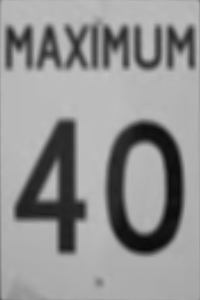
//> input picture Image Classification/Classify Sign/speed_40.bmp, 200 x 300 px
$ ./classify_sign   (built with g++ and OpenCV 4)
//> lines starting //> are read from the running program, lines starting //| are printed output that depends on the picture; after the words box and inside, x2 and y2 are one past the last pixel; in counts of white or black regions, pixels touching at a corner belong together
/*
 * Danen Van De Ven
 * 100820351
 * COMP 4102 - Assignment 2
 * March 1, 2016
 */

#include "opencv2/core/core.hpp"
#include "opencv2/highgui/highgui.hpp"
#include "opencv2/imgproc/imgproc.hpp"

#include <iostream>

using namespace cv;
using namespace std;

#define NO_MATCH 0
#define STOP_SIGN 1
#define SPEED_LIMIT_40_SIGN 2
#define SPEED_LIMIT_80_SIGN 3

static double angle(Point pt1, Point pt2, Point pt0);

int main(int argc, char* argv[]) {
    bool is_speed_sign = true;

    int canny_thresh = 154;
    int sign_recog_result = NO_MATCH;

    Mat src,
        src_gray, canny_edges,
        drawing,
        speed_80, speed_40,
        perspective_matrix, perspective_output, perspective_output_gray;

    Point2f perspective_inputQuad[4], perspective_outputQuad[4];

    Scalar color_blue = Scalar(255, 0, 0);
    Scalar color_green = Scalar(0, 255, 0);
    Scalar color_red = Scalar(0, 0, 255);

    vector<vector<Point> > contours;

    // Reference speed sign images.
    speed_40 = imread("speed_40.bmp", 0);
//> speed_40 is the input picture: 300 rows x 200 cols, CV_8UC1; min 10, max 194, mean 146.9
    speed_80 = imread("speed_80.bmp", 0);
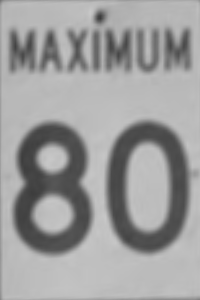
//> input picture Image Classification/Classify Sign/speed_80.bmp, 200 x 300 px
//> speed_80 is the input picture: 300 rows x 200 cols, CV_8UC1; min 60, max 200, mean 157.1

    // string sign_name = "speedsign3";
    // string sign_name = "stop4";
    // string sign_name = "speedsign4";
    string sign_name = "speedsign12";

    string final_sign_input_name = sign_name + ".jpg";
    string final_sign_output_name = sign_name + "_result" + ".jpg";

    // Load source image.
    src = imread(final_sign_input_name, IMREAD_COLOR);
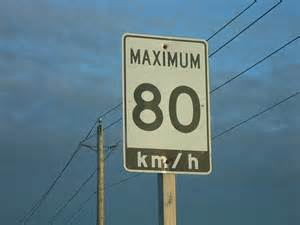
//> input picture Image Classification/Classify Sign/speedsign12.jpg, 300 x 225 px
//> src is the input picture: 225 rows x 300 cols, CV_8UC3; mean B, G, R 134.7, 122.9, 93.6

    // Convert image to gray and blur it.
    cvtColor(src, src_gray, COLOR_BGR2GRAY);
    blur(src_gray, src_gray, Size(3, 3));

    // Perform Canny edge detector on grayscale/blur image.
    Canny(src_gray, canny_edges, canny_thresh, canny_thresh*.5, 3);
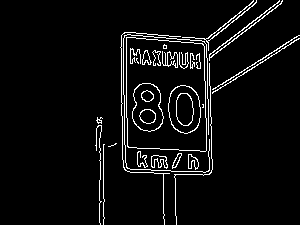
//> canny_edges: 225 rows x 300 cols, CV_8UC1; 5% white in thin lines or dots, all inside (x1, y1, x2, y2) = (95, 0, 300, 225)

    // Find the contours of the edges found during the Canny step.
    findContours(canny_edges, contours, CV_RETR_EXTERNAL, CV_CHAIN_APPROX_NONE, Point(0, 0));
//> contours = 16 contours, 8 with area under 20; largest, box (x1, y1, x2, y2) and area: (126, 37, 207, 152) 8550, (151, 155, 168, 169) 124, (188, 154, 199, 170) 90, (209, 0, 283, 61) 88, (182, 0, 257, 51) 61, (172, 153, 182, 169) 56, (212, 35, 300, 90) 42, (212, 38, 300, 94) 34

    vector<vector<Point> > contours_poly(contours.size());
//> contours_poly = 16 empty contours

    // Approximates the corner points of contours found by findContours.
    for (int i = 0; i < contours.size(); i++) {
        approxPolyDP(Mat(contours[i]), contours_poly[i], contours[i].size()*0.02, true);
    }
//> this loop made 16 passes

    drawing = Mat::zeros(canny_edges.size(), CV_8UC3);

    for (int i = 0; i < contours.size(); i++) {
        drawContours(drawing, contours, i, color_blue, 1, 8, vector<Vec4i>(), 0, Point());
    }
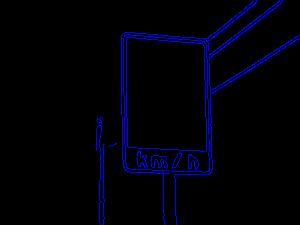
//> drawing: 225 rows x 300 cols, CV_8UC3; mean B, G, R 9.2, 0, 0

    for (int i = 0; i < contours_poly.size(); i++) {
        for (int j = 0; j < contours_poly[i].size(); j++) {
            drawContours(drawing, Mat(contours_poly[i]), j, color_green, 1, 8, vector<Vec4i>(), 0, Point());
        }

        if (contours_poly[i].size() == 4) {
            double maxCosine = 0;

            for (int j = 2; j < 5; j++) {
                // Find the maximum cosine of the angle between joint edges.
                double cosine = fabs(angle(contours_poly[i][j%4], contours_poly[i][j - 2], contours_poly[i][j - 1]));
                maxCosine = MAX(maxCosine, cosine);
            }

            if (maxCosine < 0.3) {
                cout << "Speed sign likely in image." << endl;
                drawContours(drawing, contours, i, color_red, 2, 8, vector<Vec4i>(), 0, Point());
                drawContours(src, contours, i, color_red, 2, 8, vector<Vec4i>(), 0, Point());

                perspective_inputQuad[0] = contours_poly[i][3];
                perspective_inputQuad[1] = contours_poly[i][0];
                perspective_inputQuad[2] = contours_poly[i][1];
                perspective_inputQuad[3] = contours_poly[i][2];
            }
        }

        if (contours_poly[i].size() == 8 && fabs(contourArea(Mat(contours_poly[i]))) > 1000) {
            double maxCosine = 0;

            for (int j = 2; j < 9; j++) {
                // Find the maximum cosine of the angle between joint edges.
                double cosine = fabs(angle(contours_poly[i][j%8], contours_poly[i][j - 2], contours_poly[i][j - 1]));
                maxCosine = MAX(maxCosine, cosine);
            }

            if (maxCosine > 0.7 && maxCosine < 0.8) {
                cout << "Stop sign likely in image." << endl;
                is_speed_sign = false;
                drawContours(drawing, contours, i, color_red, 2, 8, vector<Vec4i>(), 0, Point());
                drawContours(src, contours, i, color_blue, 2, 8, vector<Vec4i>(), 0, Point());
            }
        }
    }
//> this loop made 16 passes
//> maxCosine on pass 11: 0.109
//| Speed sign likely in image.
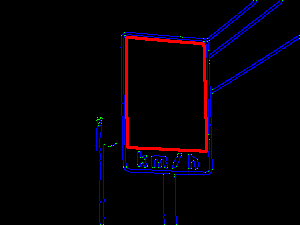
//> drawing: 225 rows x 300 cols, CV_8UC3; 1.85% of pixels changed, all inside (x1, y1, x2, y2) = (96, 0, 300, 225)
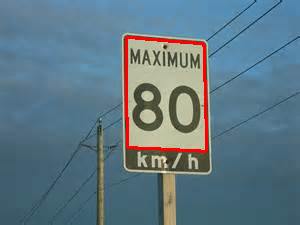
//> src: 225 rows x 300 cols, CV_8UC3; 1.7% of pixels changed, all inside (x1, y1, x2, y2) = (125, 36, 208, 153)

    perspective_outputQuad[0] = Point2f(speed_40.cols - 1, 0);
    perspective_outputQuad[1] = Point2f(0, 0);
    perspective_outputQuad[2] = Point2f(0, speed_40.rows - 1);
    perspective_outputQuad[3] = Point2f(speed_40.cols - 1, speed_40.rows - 1);

    perspective_matrix = Mat::zeros(src.rows, src.cols, src.type());
    perspective_matrix = getPerspectiveTransform(perspective_inputQuad, perspective_outputQuad);
//> perspective_matrix = [[2.47, -0.0227, -310.3], [-0.246, 2.71, -69.16], [-0.000251, 0.000123, 1]]

    warpPerspective(src, perspective_output, perspective_matrix, speed_40.size());

    cvtColor(perspective_output, perspective_output_gray, COLOR_BGR2GRAY);

    if (is_speed_sign) {
        if (norm(perspective_output_gray) < norm(speed_40))
            sign_recog_result = SPEED_LIMIT_40_SIGN;
        else if (norm(perspective_output_gray) < norm(speed_80))
            sign_recog_result = SPEED_LIMIT_80_SIGN;
        else
            sign_recog_result = NO_MATCH;
    } else
        sign_recog_result = STOP_SIGN;

    // Draw text.
    string text;
    if (sign_recog_result == SPEED_LIMIT_40_SIGN) text = "Speed 40";
    else if (sign_recog_result == SPEED_LIMIT_80_SIGN) text = "Speed 80";
    else if (sign_recog_result == STOP_SIGN) text = "Stop";
    else if (sign_recog_result == NO_MATCH) text = "Fail";

    int fontFace = FONT_HERSHEY_SCRIPT_SIMPLEX;
    double fontScale = 2;
    int thickness = 3;
    cv::Point textOrg(10, 130);
    cv::putText(src, text, textOrg, fontFace, fontScale, Scalar::all(255), thickness, 8);
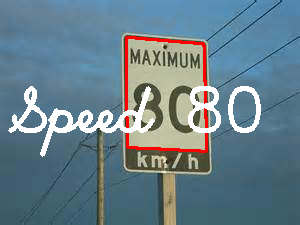
//> src: 225 rows x 300 cols, CV_8UC3; 5.24% of pixels changed, all inside (x1, y1, x2, y2) = (8, 86, 261, 157)

    // Create Window.
    const char* source_window = "Result";
    namedWindow(source_window, WINDOW_AUTOSIZE);
    imwrite(final_sign_output_name, src);

    const char* contour_window = "Contour Window";
    namedWindow(contour_window, WINDOW_AUTOSIZE);
    moveWindow("Contour Window", 300, 0);

    imshow(source_window, src);
    imshow(contour_window, drawing);

    if (is_speed_sign) {
        const char* perspective_window = "Perspective Window";
        namedWindow(perspective_window, WINDOW_AUTOSIZE);
        moveWindow("Perspective Window", 600, 0);

        imshow(perspective_window, perspective_output);
    }

    waitKey(0);

    return(0);
}

// Helper function:
// Finds a cosine of angle between vectors from pt0->pt1 and from pt0->pt2.
static double angle(Point pt1, Point pt2, Point pt0) {
    double dx1 = pt1.x - pt0.x;
    double dy1 = pt1.y - pt0.y;
    double dx2 = pt2.x - pt0.x;
    double dy2 = pt2.y - pt0.y;
    return (dx1*dx2 + dy1*dy2)/sqrt((dx1*dx1 + dy1*dy1)*(dx2*dx2 + dy2*dy2) + 1e-10);
}
